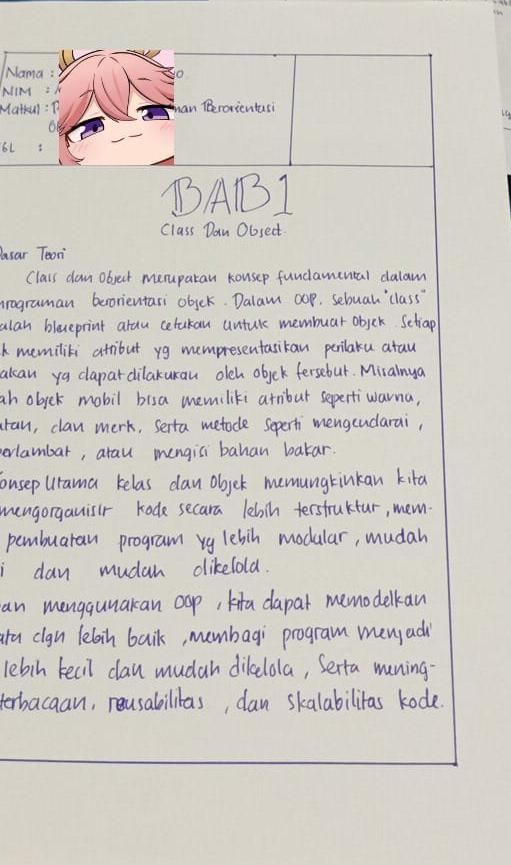
#> input picture backend/dataset/queries/query_33face43374e4652aa58e15372f2a757.jpeg, 511 x 865 px
$ python -i image_processor.py   (imports and definitions only)
#> lines starting #> are read from the running program, lines starting #| are printed output that depends on the picture; after the words box and inside, x2 and y2 are one past the last pixel; in counts of white or black regions, pixels touching at a corner belong together
#> in preprocess_image, image is the input picture: shape (865, 511, 3); mean B, G, R 197.5, 202.8, 207.6
"""
preprocessing/image_processor.py — Pipeline Preprocessing Citra
=================================================================
Modul ini mengimplementasikan seluruh tahapan preprocessing citra
tulisan tangan sebelum ekstraksi fitur HOG dilakukan.

Tahapan preprocessing (berurutan):
    0. Orientation Normalization — normalisasi rotasi agar selalu portrait (tegak)
    1. Grayscale Conversion  — konversi ke citra abu-abu
    2. Resize                — normalisasi ukuran
    3. Gaussian Blur         — smoothing untuk reduksi noise awal
    4. Otsu's Thresholding   — binarisasi adaptif
    5. Noise Removal         — median blur + morphological operations
    6. ROI Segmentation      — deteksi dan pemotongan area tulisan

BAB IV — Implementasi:
    Preprocessing dilakukan untuk meningkatkan kualitas citra sebelum
    ekstraksi fitur, sehingga fitur yang dihasilkan lebih representatif
    dan tidak terganggu oleh artefak (bayangan, lipatan kertas, dll).

Referensi:
    - Gonzalez, R.C. & Woods, R.E. (2018). Digital Image Processing, 4th Ed.
    - OpenCV Documentation: https://docs.opencv.org/
"""

import cv2
import numpy as np
import os
import sys

sys.path.insert(0, os.path.dirname(os.path.dirname(os.path.abspath(__file__))))
from config import (
    IMAGE_SIZE,
    GAUSSIAN_BLUR_KERNEL,
    MEDIAN_BLUR_KERNEL,
    MORPH_KERNEL_SIZE,
)


# ==============================================================================
# TAHAP 0: ORIENTATION NORMALIZATION (Auto-Orientation to Portrait)
# ==============================================================================
def normalize_orientation(image: np.ndarray) -> np.ndarray:
    """
    Menormalisasi orientasi citra agar selalu dalam posisi portrait (tegak).
    Jika lebar citra lebih besar dari tinggi (landscape / foto miring 90 derajat),
    citra dirotasi 90 derajat searah jarum jam sehingga menjadi portrait.

    Alasan:
        Foto lembar jawaban yang diambil miring (landscape) menghasilkan vektor
        orientasi gradien HOG yang berotasi 90 derajat terhadap foto portrait,
        sehingga merusak konsistensi pengukuran jarak kemiripan (Euclidean Distance).
        Dengan auto-orientation, seluruh citra dipastikan berada dalam orientasi portrait seragam.

    Args:
        image (np.ndarray): Citra input (BGR atau Grayscale)

    Returns:
        np.ndarray: Citra berorientasi portrait (tinggi >= lebar)
    """
    h, w = image.shape[:2]
#> h = 865; w = 511
    if w > h:
        return cv2.rotate(image, cv2.ROTATE_90_CLOCKWISE)
    return image


# ==============================================================================
# TAHAP 1: GRAYSCALE CONVERSION
# ==============================================================================
def convert_to_grayscale(image: np.ndarray) -> np.ndarray:
    """
    Mengkonversi citra BGR ke grayscale.

    Citra tulisan tangan tidak memerlukan informasi warna untuk identifikasi;
    konversi ke grayscale menyederhanakan representasi dan mengurangi
    dimensi data dari 3-channel menjadi 1-channel.

    Args:
        image (np.ndarray): Citra input dalam format BGR (hasil cv2.imread)

    Returns:
        np.ndarray: Citra grayscale 1-channel
    """
    if len(image.shape) == 2:
        return image   # Sudah grayscale
    return cv2.cvtColor(image, cv2.COLOR_BGR2GRAY)


# ==============================================================================
# TAHAP 2: ASPECT-RATIO PRESERVING RESIZE (Letterboxing)
# ==============================================================================
def resize_with_aspect_ratio(image: np.ndarray, target_size: tuple = IMAGE_SIZE) -> np.ndarray:
    """
    Mengubah ukuran citra ke target_size dengan mempertahankan rasio aspek asli (aspect ratio).
    Citra diletakkan di tengah kanvas kosong (letterboxing / padding).

    Alasan:
        Peregangan non-proporsional (misal menarik teks lebar menjadi kotak)
        mengubah sudut kemiringan goresan (slant) tulisan tangan, sehingga
        histogram orientasi gradien (HOG) menjadi sangat berbeda antar foto.
        Dengan letterboxing, proporsi dan sudut goresan tulisan tetap terjaga 100%.

    Args:
        image (np.ndarray): Citra input (grayscale atau biner)
        target_size (tuple): Target ukuran (width, height), default dari config.py

    Returns:
        np.ndarray: Citra berukuran tepat target_size dengan padding di sekelilingnya
    """
    h_orig, w_orig = image.shape[:2]
    if h_orig == 0 or w_orig == 0:
        return np.zeros(target_size, dtype=np.uint8)

    tw, th = target_size
    scale = min(tw / w_orig, th / h_orig)
    new_w = max(1, int(w_orig * scale))
    new_h = max(1, int(h_orig * scale))

    resized = cv2.resize(image, (new_w, new_h), interpolation=cv2.INTER_AREA)

    # Buat kanvas hitam berukuran target_size dan tempatkan citra di tengah
    canvas = np.zeros((th, tw), dtype=image.dtype)
    dx = (tw - new_w) // 2
    dy = (th - new_h) // 2
    canvas[dy:dy + new_h, dx:dx + new_w] = resized

    return canvas


def resize_image(image: np.ndarray, size: tuple = IMAGE_SIZE) -> np.ndarray:
    """
    Wrapper fungsi resize untuk backward-compatibility.
    Menggunakan resize_with_aspect_ratio untuk mempertahankan rasio aspek.
    """
    return resize_with_aspect_ratio(image, size)


# ==============================================================================
# TAHAP 3: GAUSSIAN BLUR (Smoothing Awal)
# ==============================================================================
def apply_gaussian_blur(image: np.ndarray,
                        kernel: tuple = GAUSSIAN_BLUR_KERNEL) -> np.ndarray:
    """
    Menerapkan Gaussian blur untuk mengurangi noise frekuensi tinggi.

    Blur dilakukan sebelum thresholding agar transisi tepi lebih halus
    sehingga hasil binarisasi lebih bersih.

    Args:
        image (np.ndarray): Citra grayscale
        kernel (tuple): Ukuran kernel Gaussian, default dari config.py

    Returns:
        np.ndarray: Citra setelah Gaussian blur
    """
#> called with kernel = (5, 5)
    return cv2.GaussianBlur(image, kernel, sigmaX=0)


# ==============================================================================
# TAHAP 4: OTSU'S THRESHOLDING (Binarisasi)
# ==============================================================================
def apply_otsu_threshold(image: np.ndarray) -> np.ndarray:
    """
    Menerapkan metode Otsu untuk thresholding adaptif otomatis.

    Metode Otsu secara otomatis menentukan nilai threshold optimal dengan
    memaksimalkan variansi antar kelas (piksel latar vs. piksel tulisan).
    Hasilnya adalah citra biner: piksel tulisan = putih (255), latar = hitam (0).

    Referensi:
        Otsu, N. (1979). A threshold selection method from gray-level histograms.
        IEEE Transactions on Systems, Man, and Cybernetics, 9(1), 62–66.

    Args:
        image (np.ndarray): Citra grayscale setelah blur

    Returns:
        np.ndarray: Citra biner setelah thresholding
    """
    # THRESH_BINARY_INV membalik warna: tulisan jadi putih di atas latar hitam
    # Ini memudahkan deteksi kontur untuk segmentasi ROI
    _, binary = cv2.threshold(
        image, 0, 255,
        cv2.THRESH_BINARY_INV + cv2.THRESH_OTSU
    )
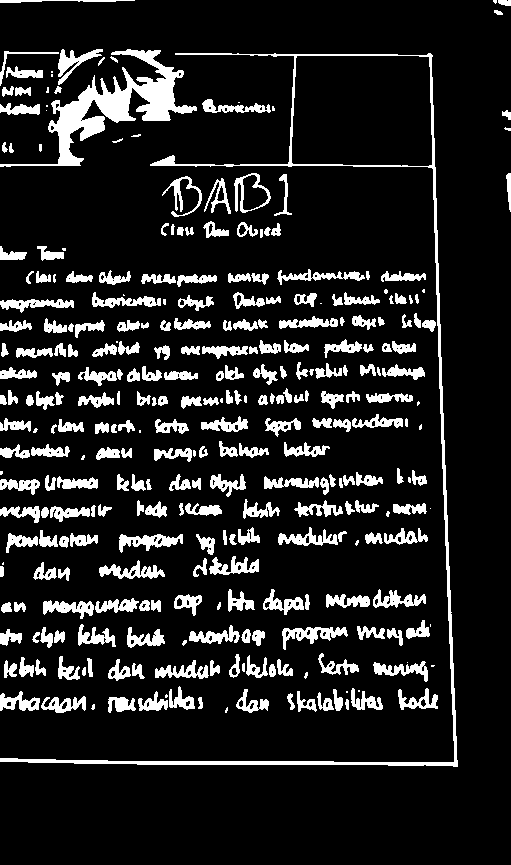
#> binary: shape (865, 511); 13% white; 305 white regions (40 under 20 px), largest, box (x1, y1, x2, y2) and area: (0, 49, 197, 167) 5452, (0, 53, 458, 767) 5323, (282, 627, 348, 650) 620
    return binary


# ==============================================================================
# TAHAP 5: NOISE REMOVAL
# ==============================================================================
def remove_noise(image: np.ndarray,
                 median_k: int = MEDIAN_BLUR_KERNEL,
                 morph_k: tuple = MORPH_KERNEL_SIZE) -> np.ndarray:
    """
    Menghilangkan noise residual menggunakan median blur + morphological operations.

    - Median blur efektif menghilangkan salt-and-pepper noise tanpa
      memblur tepi tulisan.
    - Morphological closing (dilasi lalu erosi) mengisi lubang kecil
      dalam karakter tulisan yang terputus.

    Args:
        image (np.ndarray): Citra biner setelah thresholding
        median_k (int): Ukuran kernel median blur, default dari config.py
        morph_k (tuple): Ukuran kernel morphological, default dari config.py

    Returns:
        np.ndarray: Citra biner setelah noise removal
    """
#> called with median_k = 3, morph_k = (3, 3)
    # Median blur untuk menghilangkan titik-titik noise kecil
    denoised = cv2.medianBlur(image, median_k)
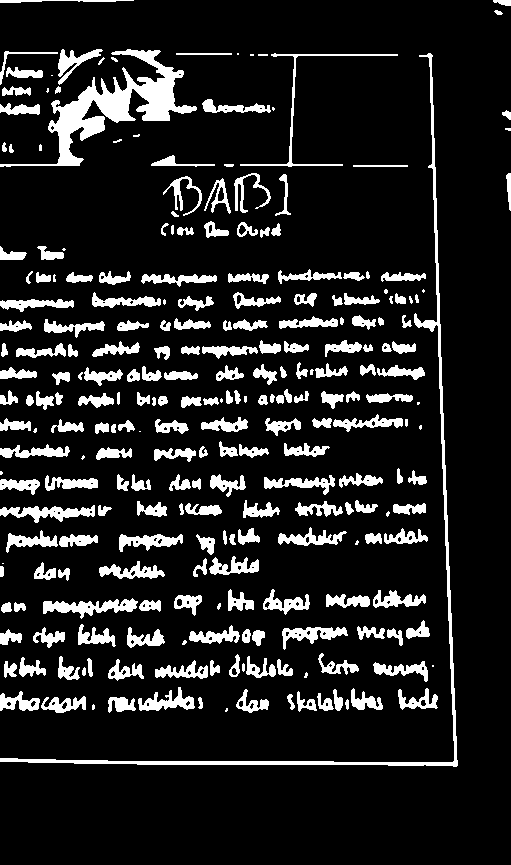
#> denoised: shape (865, 511); 13.1% white; 253 white regions (32 under 20 px), largest, box (x1, y1, x2, y2) and area: (0, 49, 197, 167) 5464, (0, 53, 458, 767) 4145, (43, 598, 138, 619) 910

    # Morphological closing: tutup lubang kecil di karakter tulisan
    kernel = cv2.getStructuringElement(cv2.MORPH_RECT, morph_k)
    closed = cv2.morphologyEx(denoised, cv2.MORPH_CLOSE, kernel)
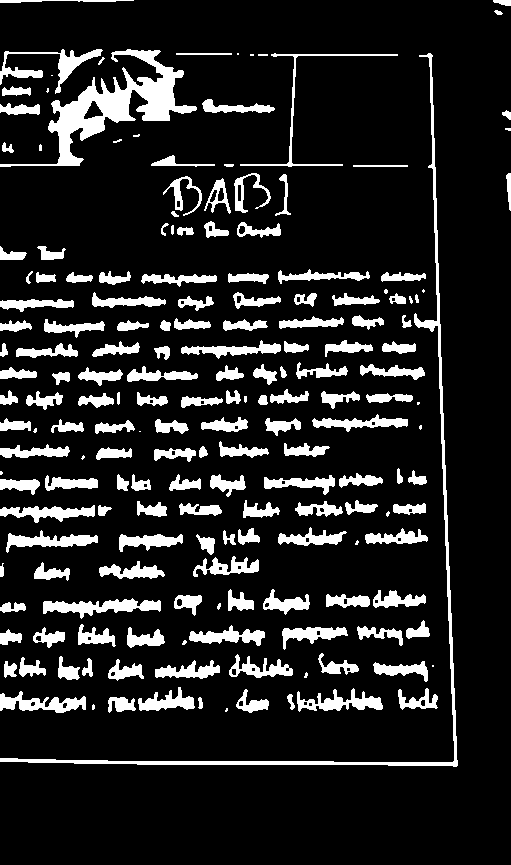
#> closed: shape (865, 511); 13.9% white; 184 white regions (25 under 20 px), largest, box (x1, y1, x2, y2) and area: (0, 49, 197, 167) 5575, (0, 53, 458, 767) 4153, (43, 598, 161, 619) 1170

    # Morphological opening: hapus noise kecil yang masih tersisa
    opened = cv2.morphologyEx(closed, cv2.MORPH_OPEN, kernel)
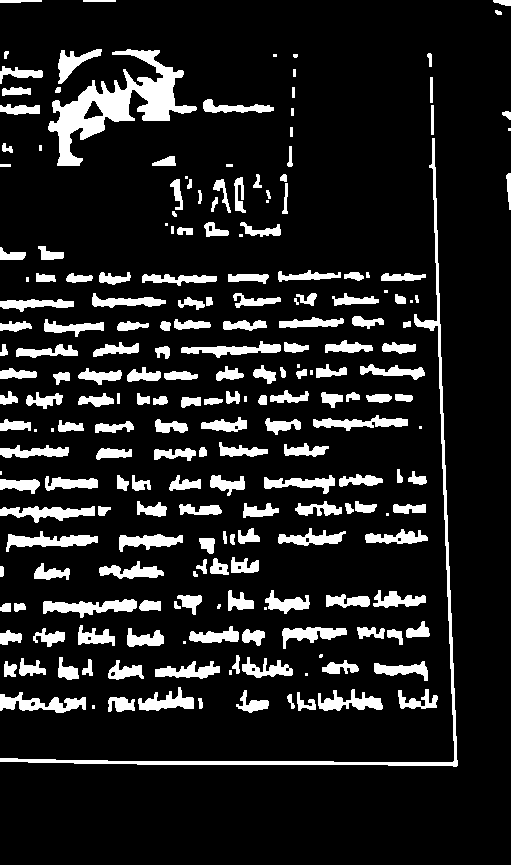
#> opened: shape (865, 511); 13.1% white; 218 white regions (26 under 20 px)

    return opened


# ==============================================================================
# TAHAP 6: ROI SEGMENTATION (Region of Interest) PADA RESOLUSI TINGGI
# ==============================================================================
def extract_roi(image: np.ndarray, padding_ratio: float = 0.05) -> np.ndarray:
    """
    Mendeteksi dan memotong area tulisan (ROI) dari citra biner beresolusi tinggi.

    Menggunakan deteksi kontur untuk menemukan bounding box terkecil
    yang mencakup semua area tulisan, lalu memotong area tersebut
    dengan padding proporsional.

    Args:
        image (np.ndarray): Citra biner setelah noise removal
        padding_ratio (float): Rasio padding relatif terhadap dimensi tulisan

    Returns:
        np.ndarray: Crop ROI pada resolusi asli (belum di-downscale)
    """
#> called with padding_ratio = 0.05
    contours, _ = cv2.findContours(
        image, cv2.RETR_EXTERNAL, cv2.CHAIN_APPROX_SIMPLE
    )
#> contours = 218 contours, 39 with area under 20; largest, box (x1, y1, x2, y2) and area: (48, 49, 197, 166) 5156, (0, 138, 458, 767) 2768, (43, 599, 137, 618) 824, (0, 692, 86, 713) 777, (6, 531, 98, 552) 754

    if not contours:
        return image   # Fallback: kembalikan citra asli

    # Gabungkan semua kontur untuk mendapatkan bounding box keseluruhan tulisan
    all_points = np.concatenate(contours, axis=0)
#> all_points = contour of 6749 points, box (x1, y1, x2, y2) (0, 0, 511, 767), area 169777
    x, y, w, h = cv2.boundingRect(all_points)
#> x = 0; y = 0; w = 511; h = 767

    # Tambahkan padding proporsional terhadap ukuran tulisan
    h_img, w_img = image.shape[:2]
#> h_img = 865; w_img = 511
    padding = max(4, int(min(w, h) * padding_ratio))
#> padding = 25
    x1 = max(0, x - padding)
#> x1 = 0
    y1 = max(0, y - padding)
#> y1 = 0
    x2 = min(w_img, x + w + padding)
#> x2 = 511
    y2 = min(h_img, y + h + padding)
#> y2 = 792

    roi = image[y1:y2, x1:x2]
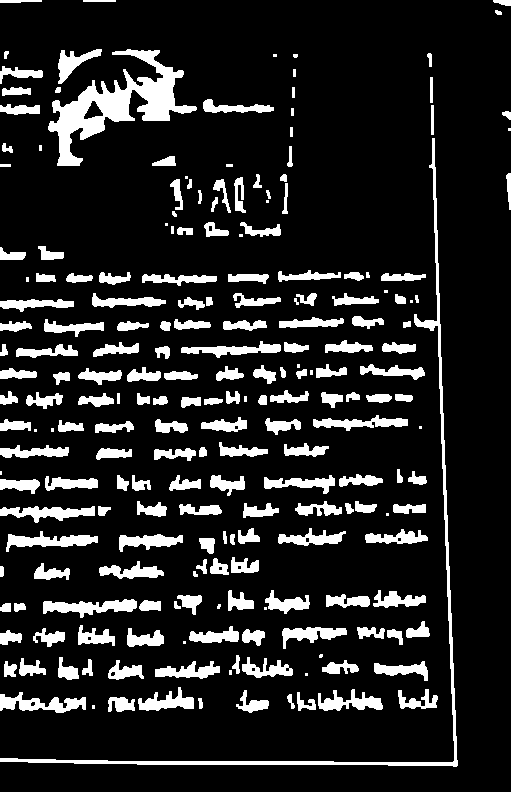
#> roi: shape (792, 511); 14.3% white; 218 white regions (26 under 20 px), largest, box (x1, y1, x2, y2) and area: (48, 49, 197, 166) 5382, (0, 138, 458, 767) 3881, (43, 599, 137, 618) 940
    return roi


# ==============================================================================
# PIPELINE UTAMA
# ==============================================================================
def preprocess_image(image_path: str, save_path: str = None) -> np.ndarray:
    """
    Menjalankan seluruh pipeline preprocessing secara berurutan:
        1. Grayscale Conversion (resolusi asli)
        2. Gaussian Blur (smoothing awal)
        3. Otsu's Thresholding (binarisasi adaptif)
        4. Noise Removal (median blur + morphological)
        5. ROI Segmentation (pemotongan area tulisan pada resolusi asli)
        6. Aspect-Ratio Preserving Resize (normalisasi ke 128x128 via letterboxing)

    Keunggulan urutan ini:
        - Binarisasi Otsu dan ROI dilakukan pada resolusi asli citra,
          mencegah hilangnya goresan halus.
        - Normalisasi ukuran menggunakan letterboxing mempertahankan
          kemiringan dan proporsi tulisan tangan.

    Args:
        image_path (str): Path file citra input (JPG/PNG)
        save_path (str): Jika diberikan, simpan hasil preprocessing ke path ini

    Returns:
        np.ndarray: Citra hasil preprocessing (128x128 biner) siap untuk ekstraksi HOG

    Raises:
        FileNotFoundError: Jika file gambar tidak ditemukan
        ValueError: Jika file tidak dapat dibaca sebagai gambar
    """
    # --- Load citra ---
    if not os.path.exists(image_path):
        raise FileNotFoundError(f"File gambar tidak ditemukan: {image_path}")

    image = cv2.imread(image_path)
    if image is None:
        raise ValueError(f"Tidak dapat membaca file gambar: {image_path}")

    return preprocess_from_array(image, save_path=save_path)


def preprocess_from_array(image_array: np.ndarray, save_path: str = None) -> np.ndarray:
    """
    Versi preprocess_image yang menerima numpy array langsung
    (untuk gambar yang sudah di-load di memory, misal dari upload Flask).

    Args:
        image_array (np.ndarray): Citra dalam format numpy array (BGR)
        save_path (str): Path penyimpanan opsional

    Returns:
        np.ndarray: Citra hasil preprocessing (128x128 biner)
    """
    # --- Tahap 0: Orientation Normalization (Auto-Orientation to Portrait) ---
    image_array = normalize_orientation(image_array)

    # --- Tahap 1: Grayscale ---
    gray = convert_to_grayscale(image_array)

    # --- Tahap 2: Gaussian Blur ---
    blurred = apply_gaussian_blur(gray)

    # --- Tahap 3: Otsu's Thresholding ---
    binary = apply_otsu_threshold(blurred)

    # --- Tahap 4: Noise Removal ---
    denoised = remove_noise(binary)

    # --- Tahap 5: ROI Segmentation (pada resolusi asli) ---
    roi = extract_roi(denoised)

    # --- Tahap 6: Aspect-Ratio Preserving Resize (Letterboxing ke IMAGE_SIZE) ---
    processed = resize_with_aspect_ratio(roi, IMAGE_SIZE)
#> in resize_with_aspect_ratio, `resized = cv2.resize(image, (new_w, new_h), interpolation=cv2.INTER_AR..`:
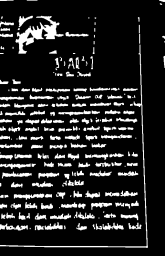
#> resized: shape (256, 165); min 0, max 255, mean 36.4
#> in resize_with_aspect_ratio, `canvas[dy:dy + new_h, dx:dx + new_w] = resized`:
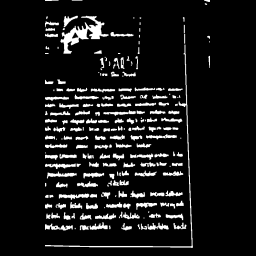
#> canvas: shape (256, 256); min 0, max 255, mean 23.4

    # --- Simpan hasil preprocessing (opsional) ---
    if save_path:
        os.makedirs(os.path.dirname(save_path), exist_ok=True)
        cv2.imwrite(save_path, processed)

    return processed

>>> result = preprocess_image('../dataset/queries/query_33face43374e4652aa58e15372f2a757.jpeg')
